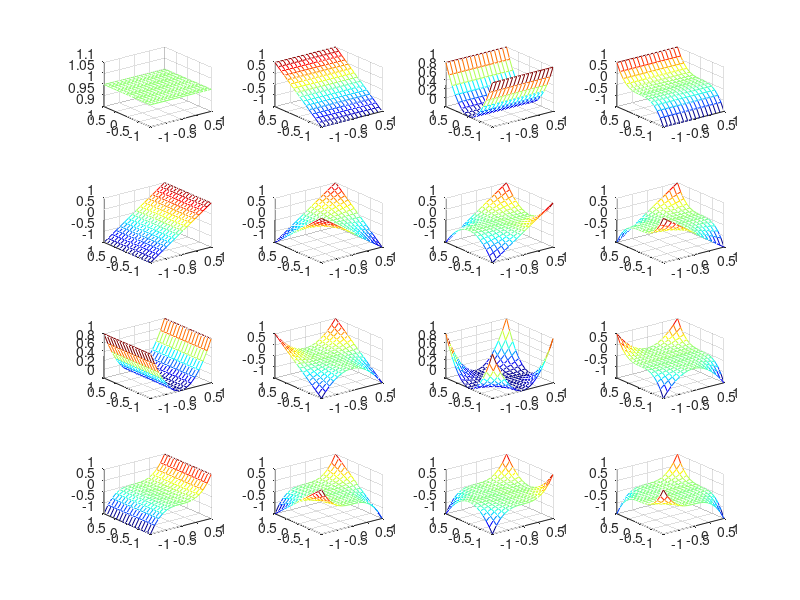

Write MATLAB code to recreate this figure.
#Surfaces built with a monomial basis
order = 4;
surface_resolution = 16;
colormap(jet);
surf_lin = linspace (-1, 1, surface_resolution);
[xx, yy] = meshgrid (surf_lin, surf_lin);
matrix = zeros(surface_resolution,surface_resolution);
for i=1:order
	for j=1:order
		for x=1:surface_resolution
			for y=1:surface_resolution
				matrix(x,y)=  xx(x,y) ^(j-1) * yy(x,y) ^(i-1);
			end
		end
		subplot(order,order, i+(j-1)*order)
		mesh(xx,yy,matrix)
	end
end